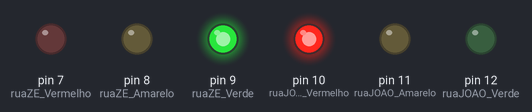
The sketch below on a simulated Arduino Uno, built with avr-gcc and run on an emulated ATmega328P. On the bench: output pins drawn as LEDs (lit = HIGH).

Above: at 2.0 s.
At 5.0 s:
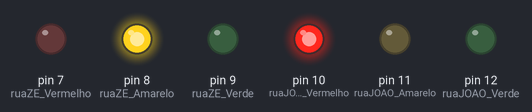
At 8.0 s:
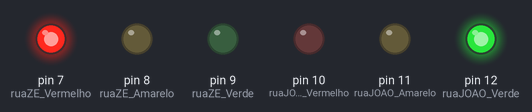
At 11.0 s:
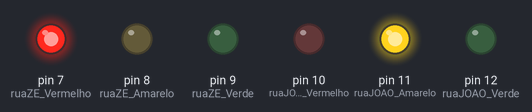
Timing chart, 0 to 15.6 s (numbered marks = the images above):
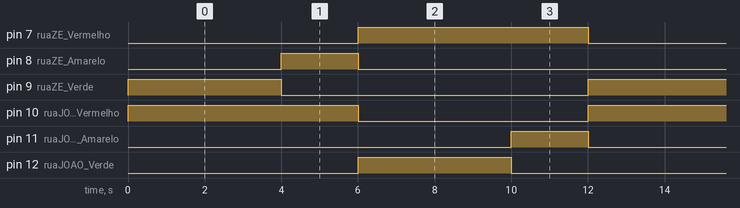

The sketch:

semaforo_facil.ino
```cpp
/* 2017
 * Desenvolvido por : Tiago Ribeiro Santos
 *
 * Email : tiago.programador@hotmail.com
 * GIT : https://github.com/tiglinux
 */


/*
 * Pinos digitais de 7 a 9 da RUA ZE 1
 */

int ruaZE_Vermelho = 7;
int ruaZE_Amarelo = 8;
int ruaZE_Verde = 9;

/*
 * Pinos digitais de 10 a 12 da RUA JOAO 2
 */

int ruaJOAO_Vermelho = 10;
int ruaJOAO_Amarelo = 11;
int ruaJOAO_Verde = 12;


//Na funçao void setup , eu configuro todos os pinos digitais do arduino que serao usados no programa e irao ser configurados como saida (OUTPUT);

void setup() {

  //Configuraçao dos pinos da RUA ZE e RUA JOAO como SAIDA (Output) , no caso eu so quero ver o LED ser acesso entao defino como OUTPUT
  pinMode(ruaZE_Amarelo,OUTPUT);
  pinMode(ruaZE_Vermelho,OUTPUT);
  pinMode(ruaZE_Verde,OUTPUT);

  pinMode(ruaJOAO_Amarelo,OUTPUT);
  pinMode(ruaJOAO_Vermelho,OUTPUT);
  pinMode(ruaJOAO_Verde,OUTPUT);

}

void loop() {
  digitalWrite(ruaZE_Vermelho,LOW);  //apaga o led vermelho (sinal 1)
  digitalWrite(ruaZE_Verde,HIGH); //acende o led verde (sinal 1)
  digitalWrite(ruaJOAO_Vermelho,HIGH); //acende o led vermelho (sinal 2)
  delay(4000);          //espera 4 segundos

  digitalWrite(ruaZE_Verde,LOW);  //apaga o led verde (sinal 1)
  digitalWrite(ruaZE_Amarelo,HIGH); //acende o led amarelo (sinal 1)
  delay(2000);          //espera 2 segundos
  digitalWrite(ruaZE_Amarelo,LOW);  //apaga o led amarelo (sinal 1)

  digitalWrite(ruaZE_Vermelho,HIGH); //acende o led vermelho (sinal 1)
  digitalWrite(ruaJOAO_Vermelho,LOW);  //apaga o led vermelho (sinal 2)
  digitalWrite(ruaJOAO_Verde,HIGH); //acende o led verde (sinal 2)
  delay(4000);          //espera 4 segundos

  digitalWrite(ruaJOAO_Verde,LOW); //apaga o led verde (sinal 2)
  digitalWrite(ruaJOAO_Amarelo,HIGH); //acende o led amarelo (sinal 2)
  delay(2000);          //espera 2 segundos
  digitalWrite(ruaJOAO_Amarelo,LOW);  //apaga o led amarelo (sinal 2)


}
```

Measured:
- by itself, pin 7 (ruaZE_Vermelho), pin 10 (ruaJOAO_Vermelho): alternates HIGH for 6.0 s and LOW for 6.0 s
- by itself, pin 8 (ruaZE_Amarelo), pin 11 (ruaJOAO_Amarelo): alternates HIGH for 2.0 s and LOW for 10.0 s
- by itself, pin 9 (ruaZE_Verde), pin 12 (ruaJOAO_Verde): alternates HIGH for 4.0 s and LOW for 8.0 s
